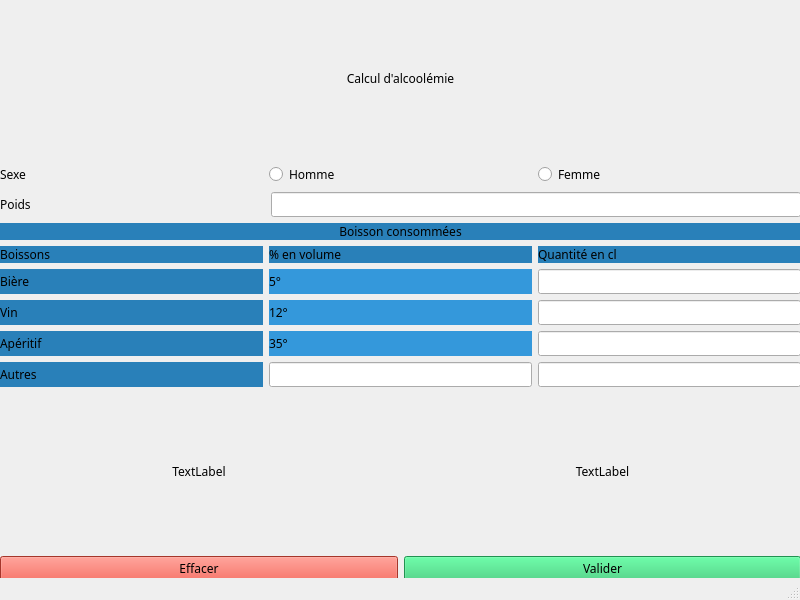
<?xml version="1.0" encoding="UTF-8"?>
<ui version="4.0">
 <class>MainWindow</class>
 <widget class="QMainWindow" name="MainWindow">
  <property name="geometry">
   <rect>
    <x>0</x>
    <y>0</y>
    <width>800</width>
    <height>600</height>
   </rect>
  </property>
  <property name="font">
   <font>
    <family>Poppins</family>
   </font>
  </property>
  <property name="windowTitle">
   <string>MainWindow</string>
  </property>
  <widget class="QWidget" name="centralwidget">
   <widget class="QWidget" name="verticalLayoutWidget">
    <property name="geometry">
     <rect>
      <x>0</x>
      <y>0</y>
      <width>801</width>
      <height>581</height>
     </rect>
    </property>
    <layout class="QVBoxLayout" name="verticalLayout">
     <item>
      <widget class="QLabel" name="label">
       <property name="text">
        <string>Calcul d'alcoolémie</string>
       </property>
       <property name="alignment">
        <set>Qt::AlignCenter</set>
       </property>
      </widget>
     </item>
     <item>
      <layout class="QHBoxLayout" name="horizontalLayout">
       <item>
        <widget class="QLabel" name="labelSexe">
         <property name="text">
          <string>Sexe</string>
         </property>
        </widget>
       </item>
       <item>
        <widget class="QRadioButton" name="radioButtonSexeHomme">
         <property name="text">
          <string>Homme</string>
         </property>
        </widget>
       </item>
       <item>
        <widget class="QRadioButton" name="radioButtonSexeFemme">
         <property name="text">
          <string>Femme</string>
         </property>
        </widget>
       </item>
      </layout>
     </item>
     <item>
      <layout class="QHBoxLayout" name="horizontalLayout_2" stretch="1,2">
       <item>
        <widget class="QLabel" name="label_4">
         <property name="text">
          <string>Poids</string>
         </property>
        </widget>
       </item>
       <item>
        <widget class="QLineEdit" name="poidInput">
         <property name="layoutDirection">
          <enum>Qt::LeftToRight</enum>
         </property>
        </widget>
       </item>
      </layout>
     </item>
     <item>
      <layout class="QGridLayout" name="gridLayout" rowstretch="0,0,0,0,0,0" columnstretch="1,1,1">
       <item row="3" column="1">
        <widget class="QLabel" name="degreVin">
         <property name="styleSheet">
          <string notr="true">background-color: rgb(52, 152, 219);</string>
         </property>
         <property name="text">
          <string>12°</string>
         </property>
        </widget>
       </item>
       <item row="4" column="2">
        <widget class="QLineEdit" name="quantiterClAperitif"/>
       </item>
       <item row="5" column="0">
        <widget class="QLabel" name="label_6">
         <property name="styleSheet">
          <string notr="true">background-color: rgb(41, 128, 185);</string>
         </property>
         <property name="text">
          <string>Autres</string>
         </property>
        </widget>
       </item>
       <item row="4" column="1">
        <widget class="QLabel" name="degreAperitif">
         <property name="styleSheet">
          <string notr="true">background-color: rgb(52, 152, 219);</string>
         </property>
         <property name="text">
          <string>35°</string>
         </property>
        </widget>
       </item>
       <item row="2" column="1">
        <widget class="QLabel" name="degreBiere">
         <property name="styleSheet">
          <string notr="true">background-color: rgb(52, 152, 219);</string>
         </property>
         <property name="text">
          <string>5°</string>
         </property>
        </widget>
       </item>
       <item row="2" column="2">
        <widget class="QLineEdit" name="quantiterClBiere"/>
       </item>
       <item row="5" column="2">
        <widget class="QLineEdit" name="quantiterClCustom"/>
       </item>
       <item row="2" column="0">
        <widget class="QLabel" name="label_9">
         <property name="styleSheet">
          <string notr="true">background-color: rgb(41, 128, 185);</string>
         </property>
         <property name="text">
          <string>Bière</string>
         </property>
        </widget>
       </item>
       <item row="3" column="2">
        <widget class="QLineEdit" name="quantiterClVin"/>
       </item>
       <item row="4" column="0">
        <widget class="QLabel" name="label_7">
         <property name="styleSheet">
          <string notr="true">background-color: rgb(41, 128, 185);</string>
         </property>
         <property name="text">
          <string>Apéritif</string>
         </property>
        </widget>
       </item>
       <item row="1" column="1">
        <widget class="QLabel" name="label_12">
         <property name="styleSheet">
          <string notr="true">background-color: rgb(41, 128, 185);</string>
         </property>
         <property name="text">
          <string>% en volume</string>
         </property>
        </widget>
       </item>
       <item row="1" column="2">
        <widget class="QLabel" name="label_16">
         <property name="styleSheet">
          <string notr="true">background-color: rgb(41, 128, 185);</string>
         </property>
         <property name="text">
          <string>Quantité en cl</string>
         </property>
        </widget>
       </item>
       <item row="3" column="0">
        <widget class="QLabel" name="label_10">
         <property name="styleSheet">
          <string notr="true">background-color: rgb(41, 128, 185);</string>
         </property>
         <property name="text">
          <string>Vin</string>
         </property>
        </widget>
       </item>
       <item row="1" column="0">
        <widget class="QLabel" name="label_8">
         <property name="styleSheet">
          <string notr="true">background-color: rgb(41, 128, 185);</string>
         </property>
         <property name="text">
          <string>Boissons</string>
         </property>
        </widget>
       </item>
       <item row="0" column="0" colspan="3">
        <widget class="QLabel" name="label_5">
         <property name="styleSheet">
          <string notr="true">background-color: rgb(41, 128, 185);
gridline-color: rgb(0, 0, 0);</string>
         </property>
         <property name="text">
          <string>Boisson consommées</string>
         </property>
         <property name="alignment">
          <set>Qt::AlignCenter</set>
         </property>
        </widget>
       </item>
       <item row="5" column="1">
        <widget class="QLineEdit" name="degreCustom"/>
       </item>
      </layout>
     </item>
     <item>
      <layout class="QHBoxLayout" name="horizontalLayout_4">
       <item>
        <widget class="QLabel" name="imageLabel">
         <property name="text">
          <string>TextLabel</string>
         </property>
         <property name="alignment">
          <set>Qt::AlignCenter</set>
         </property>
        </widget>
       </item>
       <item>
        <widget class="QLabel" name="labelResult">
         <property name="text">
          <string>TextLabel</string>
         </property>
         <property name="alignment">
          <set>Qt::AlignCenter</set>
         </property>
        </widget>
       </item>
      </layout>
     </item>
     <item>
      <layout class="QHBoxLayout" name="horizontalLayout_3">
       <item>
        <widget class="QPushButton" name="buttonDeleteAll">
         <property name="styleSheet">
          <string notr="true">background-color: rgb(231, 76, 60);</string>
         </property>
         <property name="text">
          <string>Effacer</string>
         </property>
        </widget>
       </item>
       <item>
        <widget class="QPushButton" name="validerButton">
         <property name="styleSheet">
          <string notr="true">background-color: rgb(46, 204, 113);</string>
         </property>
         <property name="text">
          <string>Valider</string>
         </property>
        </widget>
       </item>
      </layout>
     </item>
    </layout>
   </widget>
  </widget>
  <widget class="QMenuBar" name="menubar">
   <property name="geometry">
    <rect>
     <x>0</x>
     <y>0</y>
     <width>800</width>
     <height>23</height>
    </rect>
   </property>
  </widget>
  <widget class="QStatusBar" name="statusbar"/>
 </widget>
 <resources/>
 <connections/>
</ui>
